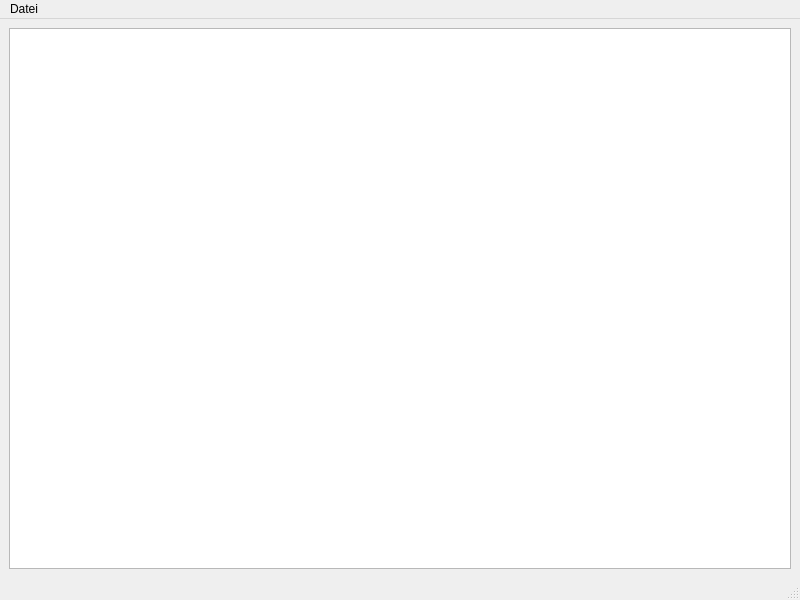
<?xml version="1.0" encoding="UTF-8"?>
<ui version="4.0">
 <class>MainWindow</class>
 <widget class="QMainWindow" name="MainWindow">
  <property name="geometry">
   <rect>
    <x>0</x>
    <y>0</y>
    <width>800</width>
    <height>600</height>
   </rect>
  </property>
  <property name="windowTitle">
   <string>Observation Guide Generator</string>
  </property>
  <widget class="QWidget" name="centralwidget">
   <layout class="QGridLayout" name="gridLayout">
    <item row="0" column="0">
     <widget class="QTextEdit" name="edCentralDocument">
      <property name="font">
       <font>
        <family>Arial</family>
        <pointsize>12</pointsize>
       </font>
      </property>
      <property name="styleSheet">
       <string notr="true"/>
      </property>
      <property name="html">
       <string>&lt;!DOCTYPE HTML PUBLIC &quot;-//W3C//DTD HTML 4.0//EN&quot; &quot;http://www.w3.org/TR/REC-html40/strict.dtd&quot;&gt;
&lt;html&gt;&lt;head&gt;&lt;meta name=&quot;qrichtext&quot; content=&quot;1&quot; /&gt;&lt;meta charset=&quot;utf-8&quot; /&gt;&lt;style type=&quot;text/css&quot;&gt;
p, li { white-space: pre-wrap; }
hr { height: 1px; border-width: 0; }
li.unchecked::marker { content: &quot;\2610&quot;; }
li.checked::marker { content: &quot;\2612&quot;; }
&lt;/style&gt;&lt;/head&gt;&lt;body style=&quot; font-family:'Arial'; font-size:12pt; font-weight:400; font-style:normal;&quot;&gt;
&lt;p style=&quot;-qt-paragraph-type:empty; margin-top:0px; margin-bottom:0px; margin-left:0px; margin-right:0px; -qt-block-indent:0; text-indent:0px;&quot;&gt;&lt;br /&gt;&lt;/p&gt;&lt;/body&gt;&lt;/html&gt;</string>
      </property>
     </widget>
    </item>
   </layout>
  </widget>
  <widget class="QMenuBar" name="menubar">
   <property name="geometry">
    <rect>
     <x>0</x>
     <y>0</y>
     <width>800</width>
     <height>21</height>
    </rect>
   </property>
   <widget class="QMenu" name="menuFile">
    <property name="title">
     <string>Datei</string>
    </property>
    <widget class="QMenu" name="menuExportieren_als">
     <property name="title">
      <string>Exportieren als...</string>
     </property>
     <addaction name="actExportToPDF"/>
     <addaction name="actExportToHTML"/>
     <addaction name="actExportToODF"/>
    </widget>
    <addaction name="actNewFile"/>
    <addaction name="separator"/>
    <addaction name="menuExportieren_als"/>
    <addaction name="actSaveToFile"/>
   </widget>
   <addaction name="menuFile"/>
  </widget>
  <widget class="QStatusBar" name="statusbar"/>
  <action name="actNewFile">
   <property name="text">
    <string>Neue Beobachtung</string>
   </property>
   <property name="toolTip">
    <string>Neuen Beobachtungsleitfaden erstellen</string>
   </property>
   <property name="statusTip">
    <string>Neuen Beobachtungsleitfaden erstellen</string>
   </property>
   <property name="shortcut">
    <string>Ctrl+N</string>
   </property>
  </action>
  <action name="actSaveToFile">
   <property name="enabled">
    <bool>false</bool>
   </property>
   <property name="text">
    <string>Speichern</string>
   </property>
   <property name="shortcut">
    <string>Ctrl+S</string>
   </property>
  </action>
  <action name="actExportToPDF">
   <property name="enabled">
    <bool>false</bool>
   </property>
   <property name="text">
    <string>PDF</string>
   </property>
   <property name="shortcut">
    <string>Ctrl+E</string>
   </property>
  </action>
  <action name="actExportToHTML">
   <property name="enabled">
    <bool>false</bool>
   </property>
   <property name="text">
    <string>RAW-HTML</string>
   </property>
   <property name="shortcut">
    <string>Ctrl+R</string>
   </property>
  </action>
  <action name="actExportToODF">
   <property name="text">
    <string>ODF</string>
   </property>
   <property name="shortcut">
    <string>Ctrl+O</string>
   </property>
  </action>
 </widget>
 <resources/>
 <connections>
  <connection>
   <sender>actNewFile</sender>
   <signal>triggered()</signal>
   <receiver>MainWindow</receiver>
   <slot>newFile()</slot>
   <hints>
    <hint type="sourcelabel">
     <x>-1</x>
     <y>-1</y>
    </hint>
    <hint type="destinationlabel">
     <x>399</x>
     <y>299</y>
    </hint>
   </hints>
  </connection>
  <connection>
   <sender>actSaveToFile</sender>
   <signal>triggered()</signal>
   <receiver>MainWindow</receiver>
   <slot>saveToFile()</slot>
   <hints>
    <hint type="sourcelabel">
     <x>-1</x>
     <y>-1</y>
    </hint>
    <hint type="destinationlabel">
     <x>399</x>
     <y>299</y>
    </hint>
   </hints>
  </connection>
  <connection>
   <sender>actExportToPDF</sender>
   <signal>triggered()</signal>
   <receiver>MainWindow</receiver>
   <slot>exportToPdf()</slot>
   <hints>
    <hint type="sourcelabel">
     <x>-1</x>
     <y>-1</y>
    </hint>
    <hint type="destinationlabel">
     <x>399</x>
     <y>299</y>
    </hint>
   </hints>
  </connection>
  <connection>
   <sender>actExportToHTML</sender>
   <signal>triggered()</signal>
   <receiver>MainWindow</receiver>
   <slot>exportToHTML()</slot>
   <hints>
    <hint type="sourcelabel">
     <x>-1</x>
     <y>-1</y>
    </hint>
    <hint type="destinationlabel">
     <x>399</x>
     <y>299</y>
    </hint>
   </hints>
  </connection>
  <connection>
   <sender>actExportToODF</sender>
   <signal>triggered()</signal>
   <receiver>MainWindow</receiver>
   <slot>exportToODF()</slot>
   <hints>
    <hint type="sourcelabel">
     <x>-1</x>
     <y>-1</y>
    </hint>
    <hint type="destinationlabel">
     <x>399</x>
     <y>299</y>
    </hint>
   </hints>
  </connection>
 </connections>
 <slots>
  <slot>newFile()</slot>
  <slot>saveToFile()</slot>
  <slot>exportToPdf()</slot>
  <slot>exportToHTML()</slot>
  <slot>exportToODF()</slot>
 </slots>
</ui>
